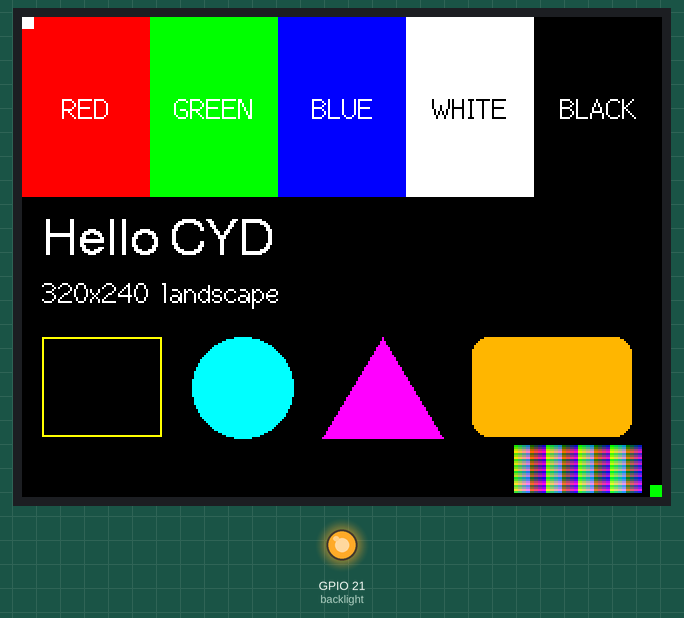
Recording of a sketch running on a simulated ESP32. On the bench: 320×240 colour display, output pins drawn as LEDs (lit = HIGH). What the sketch prints to the serial monitor is not drawn.

Above: at 0.6 s.

The sketch:

cyd-display-test.ino
```cpp
#include <TFT_eSPI.h>

TFT_eSPI tft = TFT_eSPI();

void setup() {
  Serial.begin(115200);
  delay(300);
  Serial.println();
  Serial.println("=== CYD display test ===");
  Serial.printf("Chip: %s rev %d, %d MHz\n", ESP.getChipModel(), ESP.getChipRevision(), ESP.getCpuFreqMHz());
  Serial.printf("Free heap: %u\n", ESP.getFreeHeap());

  pinMode(21, OUTPUT);       // backlight, in case TFT_BL isn't driving it
  digitalWrite(21, HIGH);

  tft.init();
  tft.setRotation(1);        // landscape, 320x240
  Serial.printf("Display size: %d x %d\n", tft.width(), tft.height());

  // 1. Colour bars, each labelled with the colour it SHOULD be
  const uint16_t cols[]  = {TFT_RED, TFT_GREEN, TFT_BLUE, TFT_WHITE, TFT_BLACK};
  const char *names[]    = {"RED", "GREEN", "BLUE", "WHITE", "BLACK"};
  int bw = tft.width() / 5;
  for (int i = 0; i < 5; i++) {
    tft.fillRect(i * bw, 0, bw, 90, cols[i]);
    tft.setTextColor(i == 3 ? TFT_BLACK : TFT_WHITE, cols[i]);
    tft.drawCentreString(names[i], i * bw + bw / 2, 38, 2);
  }

  // 2. Text
  tft.setTextColor(TFT_WHITE, TFT_BLACK);
  tft.drawString("Hello CYD", 10, 100, 4);
  tft.drawString("320x240 landscape", 10, 130, 2);

  // 3. Shapes
  tft.drawRect(10, 160, 60, 50, TFT_YELLOW);
  tft.fillCircle(110, 185, 25, TFT_CYAN);
  tft.fillTriangle(150, 210, 180, 160, 210, 210, TFT_MAGENTA);
  tft.fillRoundRect(225, 160, 80, 50, 8, TFT_ORANGE);

  // 4. Corner markers to confirm orientation (top-left white, bottom-right green)
  tft.fillRect(0, 0, 6, 6, TFT_WHITE);
  tft.fillRect(tft.width() - 6, tft.height() - 6, 6, 6, TFT_GREEN);

  // 5. Generated "test image" (gradient)
  static uint16_t row[64];
  for (int y = 0; y < 24; y++) {
    for (int x = 0; x < 64; x++) row[x] = tft.color565(x * 4, y * 10, 255 - x * 4);
    tft.pushImage(246, 214 + y, 64, 1, row);
  }

  Serial.println("Draw complete. Check the screen.");
}

void loop() {
  static uint32_t t = 0;
  if (millis() - t > 2000) {
    t = millis();
    Serial.printf("alive, heap=%u\n", ESP.getFreeHeap());
  }
}
```
